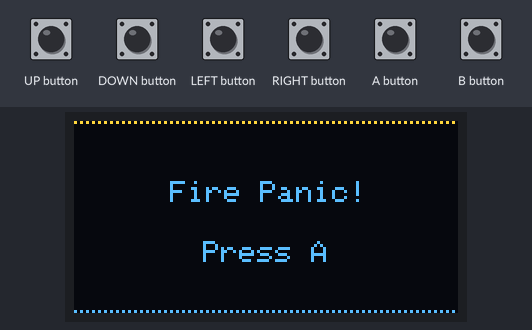
A sketch run on a simulated Arduboy, built with avr-gcc and run on an emulated ATmega32U4. Shown: 128×64 one-colour display. Inputs (shaded band) come from the test bench. The OLED is the two-colour kind (top 16 rows yellow).

Above: at 1.2 s.
1.3 s: A button pressed for 0.15 s
Timing chart, 0 to 4.3 s (numbered marks = the images above; inputs shaded):
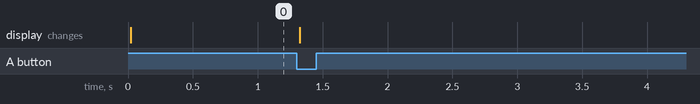

The sketch:

FirePanic.ino
```cpp
#include "src/utils/Arduboy2Ext.h"

#include "src/utils/Enums.h"

Arduboy2Ext arduboy;

GameState gameState = GameState::Title_Init;

void setup() {

	arduboy.boot();
	arduboy.flashlight();
	arduboy.systemButtons();
	arduboy.audio.begin();
	arduboy.initRandomSeed();
	arduboy.setFrameRate(75);

	gameState = GameState::Title_Init;

}

void loop() {

	if (!arduboy.nextFrame()) return;
	arduboy.pollButtons();
  arduboy.clear();

	switch (gameState) {

    case GameState::Title_Init:
      title_Init();
      title();
      break;

    case GameState::Title:
      title();
      break;

		case GameState::PlayGame_Init:
      playGame_Init();
      playGame();
			break;

		case GameState::PlayGame:
      playGame();
			break;

		default: break;

	}

  arduboy.display();

}
```

FirePanic_PlayGame.ino
```cpp
#include "src/utils/Arduboy2Ext.h"


// ----------------------------------------------------------------------------
//  Initialise state ..
//
void playGame_Init() {

  gameState = GameState::PlayGame;

}


// ----------------------------------------------------------------------------
//  Handle state updates ..
//
void playGame() {

  arduboy.drawHorizontalDottedLine(0, 128, 0, WHITE);
  arduboy.drawHorizontalDottedLine(0, 128, 63, WHITE);

  arduboy.setCursor(32, 30);
  arduboy.print(F("Play Game"));

}
```

FirePanic_TitleScreen.ino
```cpp
#include "src/utils/Arduboy2Ext.h"

void title_Init() {

  gameState = GameState::Title_Init;

}

void title() {

  arduboy.drawHorizontalDottedLine(0, 128, 0, WHITE);
  arduboy.drawHorizontalDottedLine(0, 128, 63, WHITE);

  arduboy.setCursor(32, 20);
  arduboy.print(F("Fire Panic!"));

  arduboy.setCursor(43, 40);
  arduboy.print(F("Press A"));


	// Handle input ..

	if (arduboy.justPressed(A_BUTTON)) {
    gameState = GameState::PlayGame_Init;
	}

}
```

Arduboy2Ext.cpp
```cpp
#include "Arduboy2Ext.h"

Arduboy2Ext::Arduboy2Ext() : Arduboy2() { }

void Arduboy2Ext::clearButtonState() {

  currentButtonState = previousButtonState = 0;

}


void Arduboy2Ext::resetFrameCount() {

  frameCount = 0;

}

uint16_t Arduboy2Ext::getFrameCount() const {

  return frameCount;

}

uint8_t Arduboy2Ext::getFrameCount(uint8_t mod) const {

  return frameCount % mod;

}

bool Arduboy2Ext::getFrameCountHalf(uint8_t mod) const {

	return getFrameCount(mod) > (mod / 2);

}

bool Arduboy2Ext::isFrameCount(uint8_t mod) const {

  return (frameCount % mod) == 0;

}

bool Arduboy2Ext::isFrameCount(uint8_t mod, uint8_t val) const {

  return (frameCount % mod) == val;

}


/* ----------------------------------------------------------------------------
 *  Draw a horizontal dotted line.
 */
void Arduboy2Ext::drawHorizontalDottedLine(uint8_t x1, uint8_t x2, uint8_t y, uint8_t colour) {

	uint8_t diff = (x2 - x1);

	for (uint8_t x = 0; x <= diff; x += 2) {

		drawPixel(x1 + x, y, colour);

  }

}


/* ----------------------------------------------------------------------------
 *  Draw a vertical dotted line.
 */
void Arduboy2Ext::drawVerticalDottedLine(uint8_t y1, uint8_t y2, uint8_t x, uint8_t colour) {

	uint8_t diff = (y2 - y1);

	for (uint8_t y = 0; y <= diff; y += 2) {

		drawPixel(x, y1 + y, colour);

  }

}
```

Arduboy2Ext.h
```cpp
#pragma once

#include <Arduboy2.h>

class Arduboy2Ext : public Arduboy2 {

  public:

    Arduboy2Ext();

    uint16_t getFrameCount() const;
    uint8_t getFrameCount(uint8_t mod) const;
    bool getFrameCountHalf(uint8_t mod) const;
    bool isFrameCount(uint8_t mod) const;
    bool isFrameCount(uint8_t mod, uint8_t val) const;

    void clearButtonState();
    void resetFrameCount();

    void drawHorizontalDottedLine(uint8_t x1, uint8_t x2, uint8_t y, uint8_t colour = WHITE);
    void drawVerticalDottedLine(uint8_t y1, uint8_t y2, uint8_t x, uint8_t colour = WHITE);

};
```

Enums.h
```cpp
#pragma once

enum GameState {
  Title_Init,
  Title,
  PlayGame_Init,
  PlayGame,
};
```
